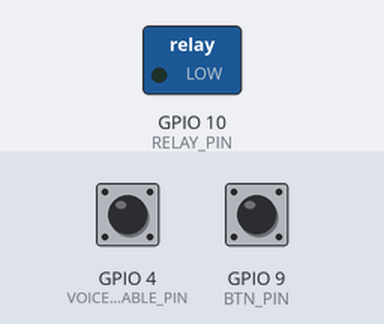
This sketch was run on a simulated ESP32-S3. On the bench: switched loads named in the sketch (green lamp = pin HIGH). Dashed ring = blinking. The inputs (shaded band) are chosen by the test bench; at power-on: GPIO 9 (BTN_PIN) HIGH, GPIO 4 (VOICE_DISABLE_PIN) HIGH. What the sketch prints to the serial monitor is not drawn.

Above: at 2.2 s.
2.3 s: GPIO 9 (BTN_PIN) pulled LOW for 1 s
At 2.45 s:
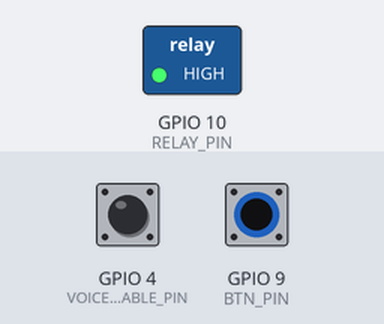
6.5 s: GPIO 9 (BTN_PIN) pulled LOW for 3.2 s
At 10.4 s:
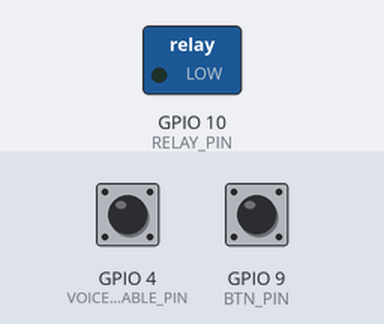
Timing chart, 0 to 11.9 s (numbered marks = the images above; inputs shaded):
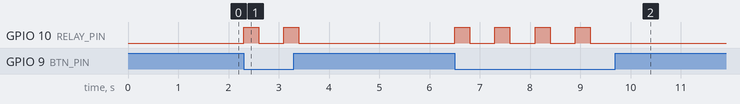

Measured:
- after the input at 2.3 s, GPIO 10 (RELAY_PIN): alternates HIGH for 0.30 s and LOW for 0.50 s, 4 changes in all, then stays LOW, starting at once
- after the input at 6.5 s, GPIO 10 (RELAY_PIN): alternates HIGH for 0.30 s and LOW for 0.50 s, 8 changes in all, then stays LOW, starting at once

The sketch:

controller_unit.ino
```cpp
// ============================================================
// Trap Thrower — CONTROLLER UNIT (ESP32-S3 #2)
// KY-019 relay — active HIGH, GPIO 10
// BTN manual fire — GPIO 9
// ============================================================

#include <esp_now.h>
#include <WiFi.h>

#define RELAY_PIN          10
#define VOICE_DISABLE_PIN   4
#define BTN_PIN             9
#define RELAY_PULSE_MS    300

typedef struct {
    uint8_t trigger;
} TriggerMessage;

bool relay_busy = false;

void fire_relay(const char* source) {
    if (relay_busy) return;
    relay_busy = true;
    Serial.printf(">>> Firing relay (source: %s)\n", source);
    digitalWrite(RELAY_PIN, HIGH);
    delay(RELAY_PULSE_MS);
    digitalWrite(RELAY_PIN, LOW);
    relay_busy = false;
    Serial.println(">>> Relay released");
}

void on_receive(const esp_now_recv_info_t *info,
                const uint8_t *data, int len) {
    if (digitalRead(VOICE_DISABLE_PIN) == LOW) {
        Serial.println("Voice disabled — ignoring trigger");
        return;
    }
    TriggerMessage msg;
    memcpy(&msg, data, sizeof(msg));
    if (msg.trigger == 1) {
        fire_relay("voice/ESP-NOW");
    }
}

void setup() {
    Serial.begin(115200);
    delay(1000);

    pinMode(RELAY_PIN, OUTPUT);
    digitalWrite(RELAY_PIN, LOW);

    pinMode(VOICE_DISABLE_PIN, INPUT_PULLUP);
    pinMode(BTN_PIN, INPUT_PULLUP);  // Internal pullup — R2 external pullup is fine too

    WiFi.mode(WIFI_STA);
    if (esp_now_init() != ESP_OK) {
        Serial.println("ESP-NOW init failed — halting");
        while (true);
    }
    esp_now_register_recv_cb(on_receive);

    Serial.println("Controller ready — waiting for trigger");
    Serial.print("My MAC: ");
    Serial.println(WiFi.macAddress());
}

void loop() {
    // Check manual fire button
    if (digitalRead(BTN_PIN) == LOW) {
        fire_relay("manual button");
        delay(500);  // Debounce — ignore further presses for 500ms
    }

    // Monitor voice disable switch
    static bool last_voice_state = true;
    bool voice_enabled = digitalRead(VOICE_DISABLE_PIN) == HIGH;
    if (voice_enabled != last_voice_state) {
        Serial.println(voice_enabled ? "Voice ENABLED" : "Voice DISABLED");
        last_voice_state = voice_enabled;
    }
}
```
